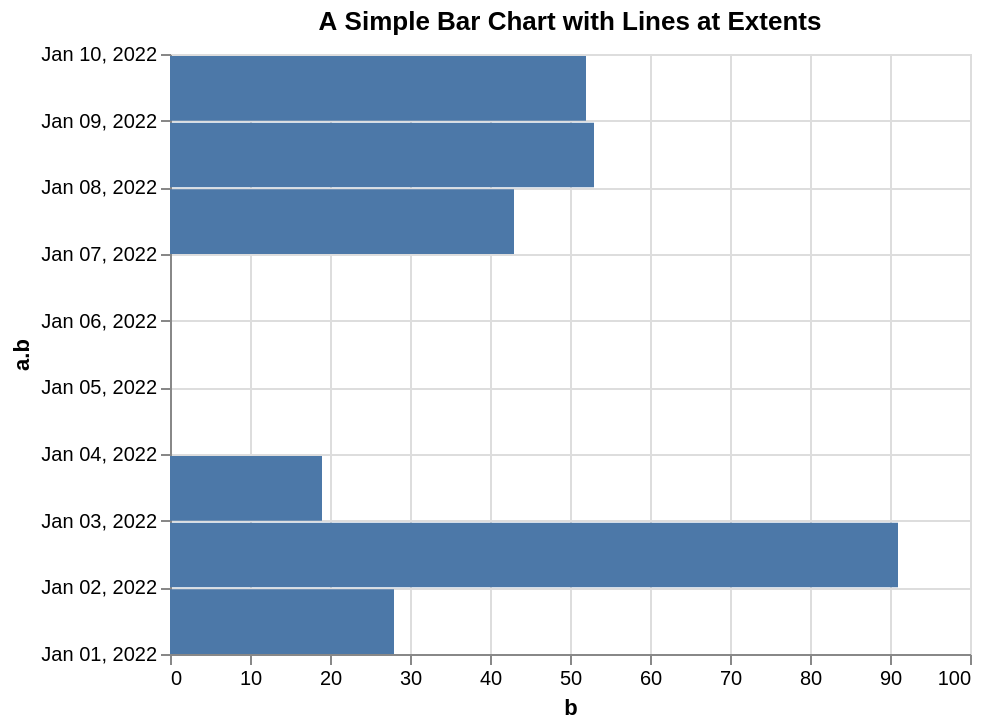

Express this chart as Vega-Lite.
### Vega specification from a JSON file in a GitHub repository (floating-point values rounded to 4 significant figures)
{"$schema": "https://vega.github.io/schema/vega/v5.json", "background": "white", "padding": 5, "width": 400, "height": 300, "title": {"text": "A Simple Bar Chart with Lines at Extents", "frame": "group"}, "style": "cell", "data": [{"name": "source_0", "values": [{"a.b": "2022-01-01", "b": 28}, {"a.b": "2022-01-04", "b.b": 55}, {"a.b": "2022-01-07", "b": 43}, {"a.b": "2022-01-02", "b": 91}, {"a.b": "2022-01-05", "b.b": 81}, {"a.b": "2022-01-08", "b": 53}, {"a.b": "2022-01-03", "b": 19}, {"a.b": "2022-01-06", "b.b": 87}, {"a.b": "2022-01-09", "b": 52}]}, {"name": "data_0", "source": "source_0", "transform": [{"type": "formula", "expr": "toDate(datum[\"a.b\"])", "as": "a.b"}, {"type": "formula", "expr": "utcOffset('date', datum['a.b'], 1)", "as": "a.b_end"}, {"type": "stack", "groupby": ["a\\.b"], "field": "b", "sort": {"field": [], "order": []}, "as": ["b_start", "b_end"], "offset": "zero"}, {"type": "filter", "expr": "isValid(datum[\"b\"]) && isFinite(+datum[\"b\"]) && (isDate(datum[\"a.b\"]) || (isValid(datum[\"a.b\"]) && isFinite(+datum[\"a.b\"])))"}]}], "marks": [{"name": "marks", "type": "rect", "style": ["bar"], "from": {"data": "data_0"}, "encode": {"update": {"fill": {"value": "#4c78a8"}, "ariaRoleDescription": {"value": "bar"}, "description": {"signal": "\"b: \" + (format(datum[\"b\"], \"\")) + \"; a.b: \" + (timeFormat(datum[\"a.b\"], timeUnitSpecifier([\"year\",\"month\",\"date\"], {\"year-month\":\"%b %Y \",\"year-month-date\":\"%b %d, %Y \"})))"}, "x": {"scale": "x", "field": "b_end"}, "x2": {"scale": "x", "field": "b_start"}, "y2": {"scale": "y", "field": "a\\.b", "offset": {"signal": "0.5 + (abs(scale(\"y\", datum[\"a.b_end\"]) - scale(\"y\", datum[\"a.b\"])) < 0.25 ? 0.5 * (0.25 - (abs(scale(\"y\", datum[\"a.b_end\"]) - scale(\"y\", datum[\"a.b\"])))) : -0.5)"}}, "y": {"scale": "y", "field": "a\\.b_end", "offset": {"signal": "0.5 + (abs(scale(\"y\", datum[\"a.b_end\"]) - scale(\"y\", datum[\"a.b\"])) < 0.25 ? -0.5 * (0.25 - (abs(scale(\"y\", datum[\"a.b_end\"]) - scale(\"y\", datum[\"a.b\"])))) : 0.5)"}}}}}], "scales": [{"name": "x", "type": "linear", "domain": {"data": "data_0", "fields": ["b_start", "b_end"]}, "range": [0, {"signal": "width"}], "nice": true, "zero": true}, {"name": "y", "type": "utc", "domain": {"data": "data_0", "fields": ["a\\.b", "a\\.b_end"]}, "range": [{"signal": "height"}, 0]}], "axes": [{"scale": "x", "orient": "bottom", "gridScale": "y", "grid": true, "tickCount": {"signal": "ceil(width/40)"}, "domain": false, "labels": false, "aria": false, "maxExtent": 0, "minExtent": 0, "ticks": false, "zindex": 0}, {"scale": "y", "orient": "left", "gridScale": "x", "grid": true, "tickCount": {"signal": "ceil(height/40)"}, "tickMinStep": {"signal": "datetime(2001, 0, 2, 0, 0, 0, 0) - datetime(2001, 0, 1, 0, 0, 0, 0)"}, "domain": false, "labels": false, "aria": false, "maxExtent": 0, "minExtent": 0, "ticks": false, "zindex": 0}, {"scale": "x", "orient": "bottom", "grid": false, "title": "b", "labelFlush": true, "labelOverlap": true, "tickCount": {"signal": "ceil(width/40)"}, "zindex": 0}, {"scale": "y", "orient": "left", "grid": false, "title": "a.b", "format": {"signal": "timeUnitSpecifier([\"year\",\"month\",\"date\"], {\"year-month\":\"%b %Y \",\"year-month-date\":\"%b %d, %Y \"})"}, "labelOverlap": true, "tickCount": {"signal": "ceil(height/40)"}, "tickMinStep": {"signal": "datetime(2001, 0, 2, 0, 0, 0, 0) - datetime(2001, 0, 1, 0, 0, 0, 0)"}, "zindex": 0}]}
